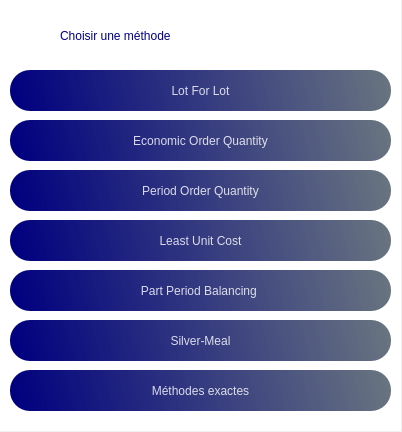
<?xml version="1.0" encoding="UTF-8"?>
<ui version="4.0">
 <class>Form</class>
 <widget class="QWidget" name="Form">
  <property name="geometry">
   <rect>
    <x>0</x>
    <y>0</y>
    <width>402</width>
    <height>432</height>
   </rect>
  </property>
  <property name="windowTitle">
   <string>Form</string>
  </property>
  <widget class="QWidget" name="widget" native="true">
   <property name="geometry">
    <rect>
     <x>0</x>
     <y>0</y>
     <width>401</width>
     <height>431</height>
    </rect>
   </property>
   <property name="styleSheet">
    <string notr="true">background-color: rgb(255, 255, 255);</string>
   </property>
   <widget class="QPushButton" name="LFLbtn">
    <property name="geometry">
     <rect>
      <x>10</x>
      <y>70</y>
      <width>381</width>
      <height>41</height>
     </rect>
    </property>
    <property name="toolTip">
     <string>&lt;html&gt;&lt;head/&gt;&lt;body&gt;&lt;p&gt;Lot &lt;/p&gt;&lt;p&gt;For &lt;/p&gt;&lt;p&gt;Lot&lt;br/&gt;&lt;/p&gt;&lt;/body&gt;&lt;/html&gt;</string>
    </property>
    <property name="whatsThis">
     <string>&lt;html&gt;&lt;head/&gt;&lt;body&gt;&lt;p&gt;Lot &lt;/p&gt;&lt;p&gt;For &lt;/p&gt;&lt;p&gt;Lot&lt;br/&gt;&lt;/p&gt;&lt;p&gt;&lt;br/&gt;&lt;/p&gt;&lt;/body&gt;&lt;/html&gt;</string>
    </property>
    <property name="styleSheet">
     <string notr="true">border-radius:20px;
font: 75 22pt &quot;Times New Roman&quot;;
color: rgb(255, 255, 255);
background-color: qlineargradient(spread:pad, x1:0, y1:0.505682, x2:1, y2:0.477, stop:0 rgba(0, 0, 127), stop:1 rgba(85, 98, 112, 226));
color:rgba(255, 255, 255, 210);</string>
    </property>
    <property name="text">
     <string>Lot For Lot</string>
    </property>
   </widget>
   <widget class="QPushButton" name="QECbtn">
    <property name="geometry">
     <rect>
      <x>10</x>
      <y>120</y>
      <width>381</width>
      <height>41</height>
     </rect>
    </property>
    <property name="toolTip">
     <string>&lt;html&gt;&lt;head/&gt;&lt;body&gt;&lt;p&gt;Economic &lt;/p&gt;&lt;p&gt;Order &lt;/p&gt;&lt;p&gt;Quantity&lt;br/&gt;&lt;/p&gt;&lt;/body&gt;&lt;/html&gt;</string>
    </property>
    <property name="whatsThis">
     <string>&lt;html&gt;&lt;head/&gt;&lt;body&gt;&lt;p&gt;&lt;br/&gt;&lt;/p&gt;&lt;p&gt;&lt;br/&gt;&lt;/p&gt;&lt;/body&gt;&lt;/html&gt;</string>
    </property>
    <property name="styleSheet">
     <string notr="true">border-radius:20px;
font: 75 22pt &quot;Times New Roman&quot;;
color: rgb(255, 255, 255);
background-color: qlineargradient(spread:pad, x1:0, y1:0.505682, x2:1, y2:0.477, stop:0 rgba(0, 0, 127), stop:1 rgba(85, 98, 112, 226));
color:rgba(255, 255, 255, 210);</string>
    </property>
    <property name="text">
     <string>Economic Order Quantity</string>
    </property>
   </widget>
   <widget class="QPushButton" name="POQbtn">
    <property name="geometry">
     <rect>
      <x>10</x>
      <y>170</y>
      <width>381</width>
      <height>41</height>
     </rect>
    </property>
    <property name="toolTip">
     <string>&lt;html&gt;&lt;head/&gt;&lt;body&gt;&lt;p&gt;Period &lt;/p&gt;&lt;p&gt;Order &lt;/p&gt;&lt;p&gt;Quantity&lt;br/&gt;&lt;/p&gt;&lt;/body&gt;&lt;/html&gt;</string>
    </property>
    <property name="whatsThis">
     <string>&lt;html&gt;&lt;head/&gt;&lt;body&gt;&lt;p&gt;Period &lt;/p&gt;&lt;p&gt;Order &lt;/p&gt;&lt;p&gt;Quantity&lt;br/&gt;&lt;/p&gt;&lt;p&gt;&lt;br/&gt;&lt;/p&gt;&lt;/body&gt;&lt;/html&gt;</string>
    </property>
    <property name="styleSheet">
     <string notr="true">border-radius:20px;
font: 75 22pt &quot;Times New Roman&quot;;
color: rgb(255, 255, 255);
background-color: qlineargradient(spread:pad, x1:0, y1:0.505682, x2:1, y2:0.477, stop:0 rgba(0, 0, 127), stop:1 rgba(85, 98, 112, 226));
color:rgba(255, 255, 255, 210);</string>
    </property>
    <property name="text">
     <string>Period Order Quantity</string>
    </property>
   </widget>
   <widget class="QPushButton" name="LUCbtn">
    <property name="geometry">
     <rect>
      <x>10</x>
      <y>220</y>
      <width>381</width>
      <height>41</height>
     </rect>
    </property>
    <property name="toolTip">
     <string>&lt;html&gt;&lt;head/&gt;&lt;body&gt;&lt;p&gt;Least &lt;/p&gt;&lt;p&gt;Unit &lt;/p&gt;&lt;p&gt;Cost&lt;br/&gt;&lt;/p&gt;&lt;/body&gt;&lt;/html&gt;</string>
    </property>
    <property name="whatsThis">
     <string>&lt;html&gt;&lt;head/&gt;&lt;body&gt;&lt;p&gt;Least &lt;/p&gt;&lt;p&gt;Unit &lt;/p&gt;&lt;p&gt;Cost&lt;/p&gt;&lt;p&gt;&lt;br/&gt;&lt;/p&gt;&lt;/body&gt;&lt;/html&gt;</string>
    </property>
    <property name="styleSheet">
     <string notr="true">border-radius:20px;
font: 75 22pt &quot;Times New Roman&quot;;
color: rgb(255, 255, 255);
background-color: qlineargradient(spread:pad, x1:0, y1:0.505682, x2:1, y2:0.477, stop:0 rgba(0, 0, 127), stop:1 rgba(85, 98, 112, 226));
color:rgba(255, 255, 255, 210);</string>
    </property>
    <property name="text">
     <string>Least Unit Cost</string>
    </property>
   </widget>
   <widget class="QPushButton" name="PPB">
    <property name="geometry">
     <rect>
      <x>10</x>
      <y>270</y>
      <width>381</width>
      <height>41</height>
     </rect>
    </property>
    <property name="toolTip">
     <string>&lt;html&gt;&lt;head/&gt;&lt;body&gt;&lt;p&gt;Part &lt;/p&gt;&lt;p&gt;Period &lt;/p&gt;&lt;p&gt;Balancing &lt;br/&gt;&lt;/p&gt;&lt;/body&gt;&lt;/html&gt;</string>
    </property>
    <property name="whatsThis">
     <string>&lt;html&gt;&lt;head/&gt;&lt;body&gt;&lt;p&gt;Part &lt;/p&gt;&lt;p&gt;Period &lt;/p&gt;&lt;p&gt;Balancing &lt;br/&gt;&lt;/p&gt;&lt;p&gt;&lt;br/&gt;&lt;/p&gt;&lt;/body&gt;&lt;/html&gt;</string>
    </property>
    <property name="styleSheet">
     <string notr="true">border-radius:20px;
font: 75 22pt &quot;Times New Roman&quot;;
color: rgb(255, 255, 255);
background-color: qlineargradient(spread:pad, x1:0, y1:0.505682, x2:1, y2:0.477, stop:0 rgba(0, 0, 127), stop:1 rgba(85, 98, 112, 226));
color:rgba(255, 255, 255, 210);</string>
    </property>
    <property name="text">
     <string>Part Period Balancing </string>
    </property>
   </widget>
   <widget class="QPushButton" name="SMbtn">
    <property name="geometry">
     <rect>
      <x>10</x>
      <y>320</y>
      <width>381</width>
      <height>41</height>
     </rect>
    </property>
    <property name="toolTip">
     <string>&lt;html&gt;&lt;head/&gt;&lt;body&gt;&lt;p&gt;Silver-Meal&lt;br/&gt;&lt;/p&gt;&lt;/body&gt;&lt;/html&gt;</string>
    </property>
    <property name="whatsThis">
     <string>&lt;html&gt;&lt;head/&gt;&lt;body&gt;&lt;p&gt;Silver-Meal&lt;/p&gt;&lt;p&gt;&lt;br/&gt;&lt;/p&gt;&lt;/body&gt;&lt;/html&gt;</string>
    </property>
    <property name="styleSheet">
     <string notr="true">border-radius:20px;
font: 75 22pt &quot;Times New Roman&quot;;
color: rgb(255, 255, 255);
background-color: qlineargradient(spread:pad, x1:0, y1:0.505682, x2:1, y2:0.477, stop:0 rgba(0, 0, 127), stop:1 rgba(85, 98, 112, 226));
color:rgba(255, 255, 255, 210);</string>
    </property>
    <property name="text">
     <string>Silver-Meal</string>
    </property>
   </widget>
   <widget class="QPushButton" name="MEbtn">
    <property name="geometry">
     <rect>
      <x>10</x>
      <y>370</y>
      <width>381</width>
      <height>41</height>
     </rect>
    </property>
    <property name="toolTip">
     <string>&lt;html&gt;&lt;head/&gt;&lt;body&gt;&lt;p&gt;Méthodes&lt;/p&gt;&lt;p&gt;exactes&lt;br/&gt;&lt;/p&gt;&lt;/body&gt;&lt;/html&gt;</string>
    </property>
    <property name="whatsThis">
     <string>&lt;html&gt;&lt;head/&gt;&lt;body&gt;&lt;p&gt;Méthodes&lt;/p&gt;&lt;p&gt;exactes&lt;br/&gt;&lt;/p&gt;&lt;p&gt;&lt;br/&gt;&lt;/p&gt;&lt;/body&gt;&lt;/html&gt;</string>
    </property>
    <property name="styleSheet">
     <string notr="true">border-radius:20px;
font: 75 22pt &quot;Times New Roman&quot;;
color: rgb(255, 255, 255);
background-color: qlineargradient(spread:pad, x1:0, y1:0.505682, x2:1, y2:0.477, stop:0 rgba(0, 0, 127), stop:1 rgba(85, 98, 112, 226));
color:rgba(255, 255, 255, 210);</string>
    </property>
    <property name="text">
     <string>Méthodes exactes</string>
    </property>
   </widget>
   <widget class="QLabel" name="label">
    <property name="geometry">
     <rect>
      <x>60</x>
      <y>20</y>
      <width>291</width>
      <height>31</height>
     </rect>
    </property>
    <property name="styleSheet">
     <string notr="true">color: rgb(0, 0, 127);
font: 28pt &quot;Playball&quot;;</string>
    </property>
    <property name="text">
     <string>Choisir une méthode</string>
    </property>
   </widget>
  </widget>
 </widget>
 <resources/>
 <connections/>
</ui>
